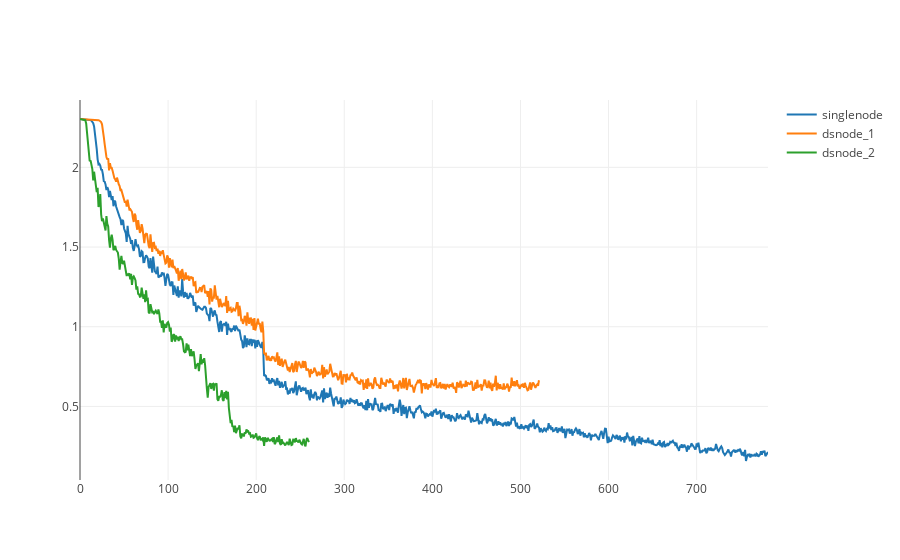

Notebook code cell kept with this figure:
### Code cell
# 查看train loss

singlenode = go.Scatter(
    x=single_node_train_data.index,
    y=single_node_train_data.training_loss,
    name='singlenode'
)
dsnode_1 = go.Scatter(
    x=ds_node_1_train_data.index,
    y=ds_node_1_train_data.training_loss,
    name='dsnode_1',
)
dsnode_2 = go.Scatter(
    x=ds_node_2_train_data.index,
    y=ds_node_2_train_data.training_loss,
    name='dsnode_2',
)
data = [singlenode,dsnode_1,dsnode_2]
py.iplot(data)

### Figure 1 — Plotly figure (JSON) as saved in the notebook; plotly's stock layout.template omitted (floating-point values rounded to 4 significant figures; data arrays with more than 128 entries replaced by an {"elided": "..."} marker saying what was removed)
{"data": [{"name": "singlenode", "type": "scatter", "uid": "ec11b6cd-938e-45fc-8c84-6064793808cd", "x": {"elided": "782 int values"}, "y": {"elided": "782 float values"}}, {"name": "dsnode_1", "type": "scatter", "uid": "2c1f20da-d279-4889-84a7-411bfa3a1638", "x": {"elided": "522 int values"}, "y": {"elided": "522 float values"}}, {"name": "dsnode_2", "type": "scatter", "uid": "492b9233-468d-4d4d-b1a5-ef1d25172374", "x": {"elided": "261 int values"}, "y": {"elided": "261 float values"}}], "layout": {}}
